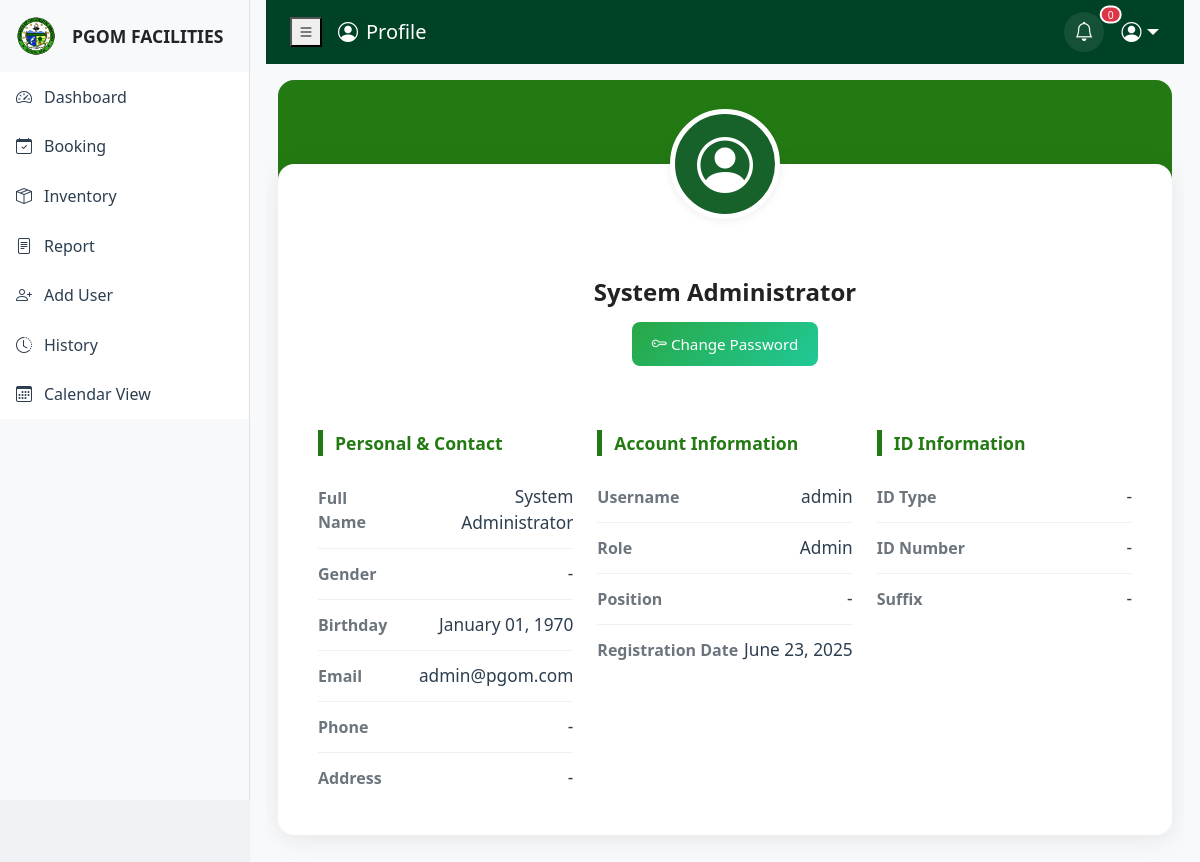
Screenshot of /admin/profile.php (signed in) with the database file from the repository.
### tables this page shows
CREATE TABLE `users` (
    `id` INT(11) NOT NULL AUTO_INCREMENT,
    `username` VARCHAR(50) UNIQUE NOT NULL,
    `password` VARCHAR(255) NOT NULL,
    `role` ENUM('user', 'admin') NOT NULL DEFAULT 'user',
    `email` VARCHAR(255) NULL,
    `name` VARCHAR(255) NULL,
    `suffix` VARCHAR(50) NULL,
    `birthday` DATE NULL,
    `gender` VARCHAR(20) NULL,
    `phone_number` VARCHAR(20) NULL,
    `position` VARCHAR(100) NULL,
    `address` TEXT NULL,
    `valid_id_type` VARCHAR(50) NULL,
    `valid_id_number` VARCHAR(50) NULL,
    `deleted_at` TIMESTAMP NULL DEFAULT NULL,
    `created_at` TIMESTAMP DEFAULT CURRENT_TIMESTAMP,
    PRIMARY KEY (`id`)
);

### admin/profile.php (the view, shortened to what this page needs)
<?php
require_once '../config/database.php';
$user_id = $_SESSION['user_id'];
$stmt = $pdo->prepare("SELECT * FROM users WHERE id = ?");
$stmt->execute([$user_id]);
$user = $stmt->fetch(PDO::FETCH_ASSOC);
function safe(
    $value, $default = '-') {
    return htmlspecialchars($value ?: $default);
}
?>
<!DOCTYPE html>
<html lang="en">
<head>
    <link href="https://cdn.jsdelivr.net/npm/bootstrap@5.3.0/dist/css/bootstrap.min.css" rel="stylesheet">
    <link href="https://cdn.jsdelivr.net/npm/bootstrap-icons@1.7.2/font/bootstrap-icons.css" rel="stylesheet">
    <link href="../assets/css/style.css" rel="stylesheet">
    <link href="../assets/css/notifications.css" rel="stylesheet">
</head>
<body>
    <div class="d-flex">
        <div class="sidebar bg-light border-end">
            <div class="sidebar-heading">
                <img src="../images/logo.png" alt="PGOM Logo">
                <span>PGOM FACILITIES</span>
            </div>
            <div class="list-group list-group-flush">
                <a href="dashboard.php" class="list-group-item list-group-item-action">
                    <i class="bi bi-speedometer2"></i> Dashboard
                </a>
                <a href="reservation.php" class="list-group-item list-group-item-action">
                    <i class="bi bi-calendar-check"></i> Booking
                </a>
                <a href="inventory.php" class="list-group-item list-group-item-action">
                    <i class="bi bi-box-seam"></i> Inventory
                </a>
                <a href="report.php" class="list-group-item list-group-item-action">
                    <i class="bi bi-file-text"></i> Report
                </a>
                <a href="add_user.php" class="list-group-item list-group-item-action">
                    <i class="bi bi-person-plus"></i> Add User
                </a>
                <a href="history.php" class="list-group-item list-group-item-action">
                    <i class="bi bi-clock-history"></i> History
                </a>
                <a href="calendar.php" class="list-group-item list-group-item-action">
                    <i class="bi bi-calendar3"></i> Calendar View
                </a>
            </div>
        </div>
        <div class="main-content flex-grow-1">
            <header class="main-header text-white d-flex justify-content-between align-items-center">
                <div class="d-flex align-items-center">
                    <button class="mobile-menu-toggle me-3" id="mobileMenuToggle">
                        <i class="bi bi-list"></i>
                    </button>
                    <h1 class="h3 mb-0 d-flex align-items-center">
                        <i class="bi bi-person-circle me-2"></i>
                        Profile
                    </h1>
                </div>
                <div class="d-flex align-items-center gap-3">
                    <div class="header-icon dropdown">
                        <button class="btn p-0 border-0 position-relative" type="button" data-bs-toggle="dropdown" aria-expanded="false" id="notificationDropdown">
                            <i class="bi bi-bell"></i>
                            <span class="position-absolute top-0 start-100 translate-middle badge rounded-pill bg-danger notification-badge" style="display: none;">
                                0
                            </span>
                        </button>
                    </div>
                    <div class="dropdown">
                        <button class="header-icon dropdown-toggle border-0 bg-transparent" type="button" data-bs-toggle="dropdown" style="width:40px;height:40px;display:flex;align-items:center;justify-content:center;font-size:1.25rem;padding:0.5rem;border-radius:50rem;background-color:rgba(255,255,255,0.08);">
                            <i class="bi bi-person-circle"></i>
                        </button>
                    </div>
                </div>
            </header>
            <div class="container-fluid" style="overflow-x:hidden;">
                <div class="profile-card">
                    <div class="profile-avatar">
                        <i class="bi bi-person-circle"></i>
                    </div>
                    <div class="profile-header">
                        <div class="profile-name mb-1"><?php echo safe($user['name']); ?></div>
                        <button class="btn btn-primary change-password-btn" data-bs-toggle="modal" data-bs-target="#changePasswordModal">
                            <i class="bi bi-key me-1"></i> Change Password
                        </button>
                    </div>
                    <div class="row g-4 profile-section">
                        <div class="col-12 col-md-4">
                            <div class="profile-section-title">Personal & Contact</div>
                            <ul class="profile-info-list">
                                <li class="profile-info-item"><span class="profile-info-label">Full Name</span><span class="profile-info-value"><?php echo safe($user['name']); ?></span></li>
                                <li class="profile-info-item"><span class="profile-info-label">Gender</span><span class="profile-info-value"><?php echo safe($user['gender'] ?? '-'); ?></span></li>
                                <li class="profile-info-item"><span class="profile-info-label">Birthday</span><span class="profile-info-value"><?php echo safe(date('F d, Y', strtotime($user['birthday'] ?? ''))); ?></span></li>
                                <li class="profile-info-item"><span class="profile-info-label">Email</span><span class="profile-info-value"><?php echo safe($user['email']); ?></span></li>
                                <li class="profile-info-item"><span class="profile-info-label">Phone</span><span class="profile-info-value"><?php echo safe($user['phone_number'] ?? '-'); ?></span></li>
                                <li class="profile-info-item"><span class="profile-info-label">Address</span><span class="profile-info-value"><?php echo safe($user['address'] ?? '-'); ?></span></li>
                            </ul>
                        </div>
                        <div class="col-12 col-md-4">
                            <div class="profile-section-title">Account Information</div>
                            <ul class="profile-info-list">
                                <li class="profile-info-item"><span class="profile-info-label">Username</span><span class="profile-info-value"><?php echo safe($user['username']); ?></span></li>
                                <li class="profile-info-item"><span class="profile-info-label">Role</span><span class="profile-info-value text-capitalize"><?php echo safe($user['role']); ?></span></li>
                                <li class="profile-info-item"><span class="profile-info-label">Position</span><span class="profile-info-value"><?php echo safe($user['position'] ?? '-'); ?></span></li>
                                <li class="profile-info-item"><span class="profile-info-label">Registration Date</span><span class="profile-info-value"><?php echo safe(date('F d, Y', strtotime($user['created_at'] ?? ''))); ?></span></li>
                            </ul>
                        </div>
                        <div class="col-12 col-md-4">
                            <div class="profile-section-title">ID Information</div>
                            <ul class="profile-info-list">
                                <li class="profile-info-item"><span class="profile-info-label">ID Type</span><span class="profile-info-value"><?php echo safe($user['valid_id_type'] ?? '-'); ?></span></li>
                                <li class="profile-info-item"><span class="profile-info-label">ID Number</span><span class="profile-info-value"><?php echo safe($user['valid_id_number'] ?? '-'); ?></span></li>
                                <li class="profile-info-item"><span class="profile-info-label">Suffix</span><span class="profile-info-value"><?php echo safe($user['suffix'] ?? '-'); ?></span></li>
                            </ul>
                        </div>
                    </div>
                </div>
            </div>
        </div>
    </div>
</body>
</html>

### assets/css/style.css (style rules this page uses)
body { background-color: #f0f2f5; min-height: 100vh; margin: 0; padding: 0; }
.sidebar { width: 250px; height: 100vh; position: fixed; left: 0; top: 0; z-index: 100; overflow-y: auto; }
.sidebar-heading { padding: 1rem; display: flex; align-items: center; gap: 1rem; }
.sidebar-heading img { width: 40px; height: 40px; object-fit: contain; }
.sidebar-heading span { font-weight: 600; font-size: 1.1rem; }
.sidebar .list-group-item { border: none; padding: 0.8rem 1rem; display: flex; align-items: center; gap: 0.75rem; color: #2c3e50; transition: all 0.3s ease; }
.main-header { background-color: #004225; padding: 0.75rem 1.5rem; position: sticky; top: 0; z-index: 99; height: auto; min-height: 60px; display: flex; align-items: center; justify-content: space-between; margin-bottom: 1rem; }
.header-icon { width: 40px; height: 40px; display: flex; align-items: center; justify-content: center; border-radius: 50%; background-color: rgba(255, 255, 255, 0.1); color: white; cursor: pointer; transition: all 0.3s ease; }
.main-content { margin-left: 250px; min-height: calc(100vh - 60px); background-color: #f8f9fa; padding: 0 1rem 1rem 1rem; overflow-x: hidden; }
.table tr, .table td, .table th, .progress, .progress-bar, .btn { transition: none !important; animation: none !important; }
.badge { padding: 0.5em 0.8em; font-weight: 500; }
.sidebar { background: white; border-right: 1px solid #e9ecef; transition: all 0.3s ease; }
.list-group-item { position: relative; overflow: hidden; z-index: 1; }
.list-group-item::before { content: ''; position: absolute; left: 0; top: 0; height: 100%; width: 0; background-color: #198754; opacity: 0.1; transition: width 0.3s ease; z-index: -1; }

### assets/css/notifications.css (style rules this page uses)
.notification-badge { font-size: 0.65rem !important; padding: 0.25rem 0.4rem !important; border: 2px solid #fff !important; min-width: 18px !important; height: 18px !important; display: flex !important; align-items: center !important; justify-content: center !important; transform: translate(25%, -25%) !important; }
.notification-badge { font-size: 0.7rem; padding: 0.25rem 0.5rem; transform: translate(25%, -25%) !important; }
#notificationDropdown { position: relative; padding: 0.5rem; transition: all 0.2s ease; }
#notificationDropdown i { font-size: 1.2rem; color: #ffffff; }
.header-icon i.bi-bell { color: #ffffff !important; }
.header-icon .notification-badge { background-color: #dc3545 !important; color: #ffffff !important; border: 2px solid #ffffff; }
.header-icon .bi-bell { font-size: 1.2rem !important; color: #ffffff !important; }
.header-icon .position-relative { display: inline-flex !important; align-items: center !important; justify-content: center !important; }
.main-header .header-icon i.bi-bell { color: #ffffff !important; }
.main-header .bi-bell { color: #ffffff !important; }
#notificationDropdown i.bi-bell { color: #ffffff !important; }
.header-icon button i.bi-bell, .main-header .header-icon button i.bi-bell { color: #ffffff !important; }

### rows the page displays
users: name "System Administrator", gender "-", birthday "January 01, 1970", email "admin@pgom.com", phone_number "-", address "-", username "admin", role "Admin", position "-", created_at "June 23, 2025", valid_id_type "-", valid_id_number "-", suffix "-"
